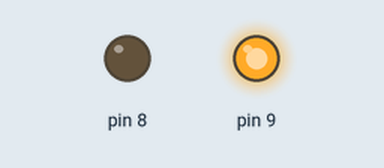
This sketch was run on a simulated Arduino Uno, built with avr-gcc and run on an emulated ATmega328P. Shown: output pins drawn as LEDs (lit = HIGH).

Above: at 0.5 s.
At 2.5 s:
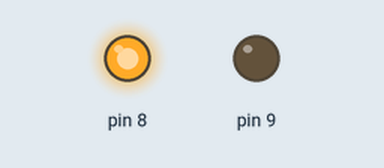
At 3.5 s:
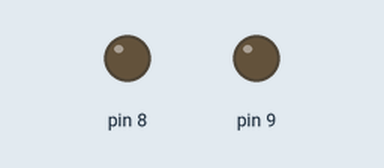
Timing chart, 0 to 5.2 s (numbered marks = the images above):
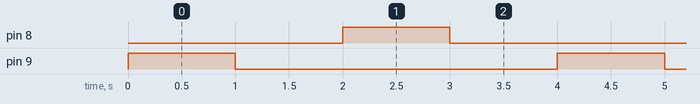

Measured:
- by itself, pin 8, pin 9: alternates HIGH for 1.0 s and LOW for 3.0 s
- by itself, everything shown: repeats every 4.0 s, in 4 steps

The sketch:

codigo.ino
```cpp
// C++ code
//
void setup()
{
  pinMode(9, OUTPUT);
  pinMode(8, OUTPUT);

}

void loop()
{
  digitalWrite(9, HIGH);
  delay(1000);
  digitalWrite(9, LOW);
  delay(1000);

  digitalWrite(8, HIGH);
  delay(1000);
  digitalWrite(8, LOW);
  delay(1000);

}
```
